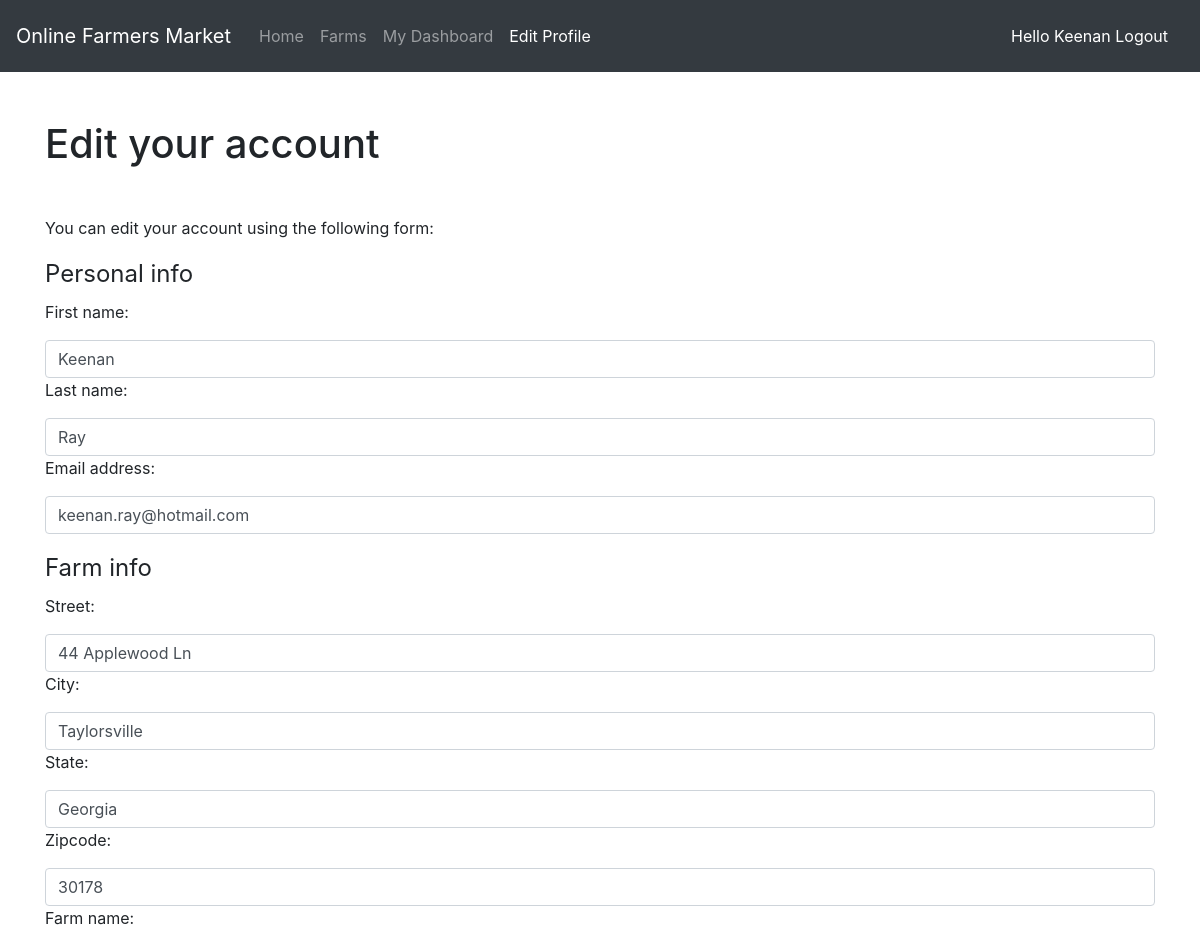
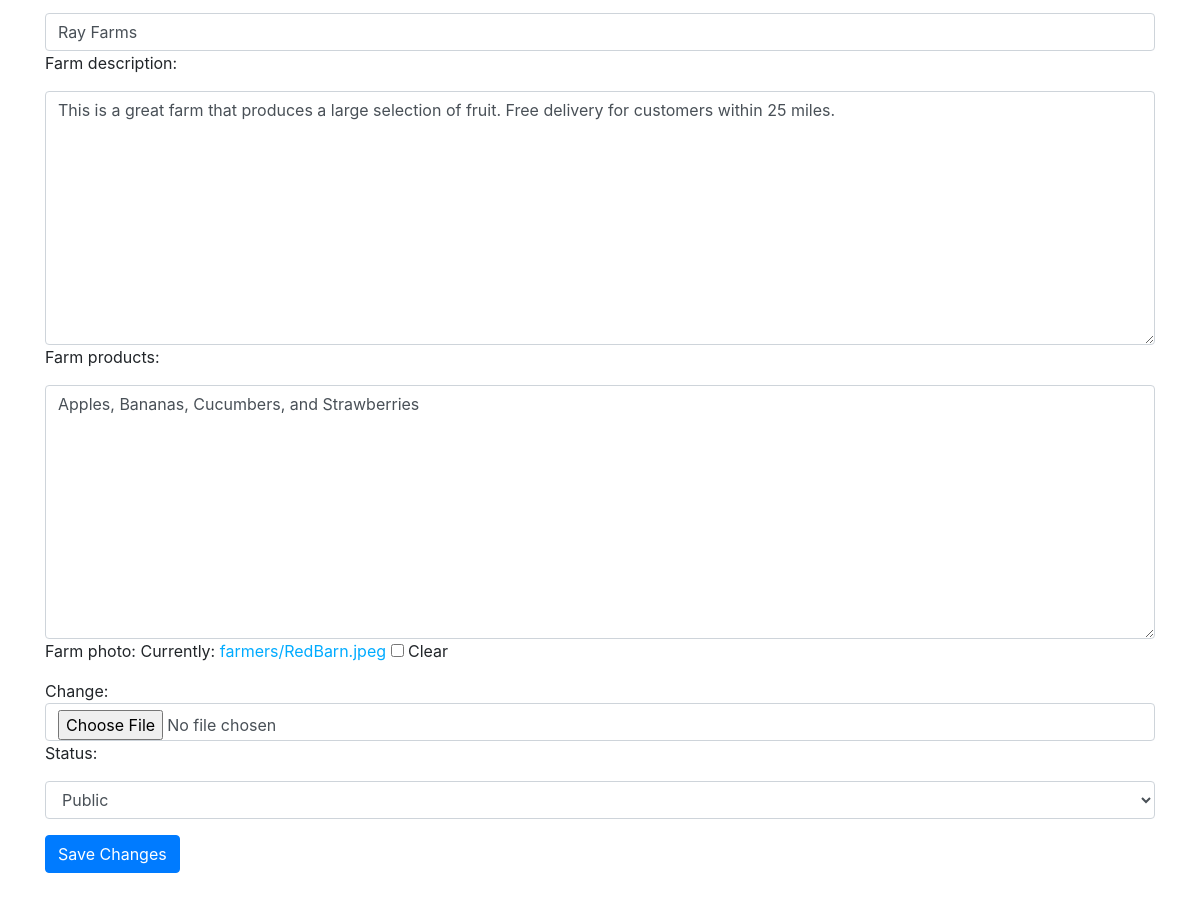
/account/edit_profile/ (signed in), run on the app's committed database (2 pictures, top to bottom).
### account/models.py (models this page shows, shortened)
class FarmerProfile(models.Model):
    STATUS_CHOICES = (
        ('not public', 'Not Public'),
        ('public', 'Public')
    )
    user = models.OneToOneField(
        settings.AUTH_USER_MODEL, on_delete=models.CASCADE)
    street = models.CharField(max_length=250)
    city = models.CharField(max_length=50)
    state = models.CharField(max_length=50)
    zipcode = models.CharField(max_length=8)
    farm_name = models.CharField(max_length=50)
    farm_description = models.TextField()
    farm_products = models.TextField()
    farm_photo = models.ImageField(upload_to='farmers/', blank=True)
    went_public = models.DateTimeField(default=timezone.now)
    status = models.CharField(
        max_length=10, choices=STATUS_CHOICES, default='not public')
    objects = models.Manager()
    is_public = PublicManager()
    class Meta:
        ordering = ('-went_public',)

### account/views.py (the view)
# urls.py: path('edit_profile/', views.edit_profile, name='edit')
@login_required
def edit_profile(request):
    if request.method == 'POST':
        user_form = UserEditForm(instance=request.user, data=request.POST)
        farmer_profile_form = FarmerProfileEditForm(
            instance=request.user.farmerprofile, data=request.POST, files=request.FILES)
        if user_form.is_valid() and farmer_profile_form.is_valid():
            user_form.save()
            farmer_profile_form.save()
            messages.success(request, 'Profile updated successfully')
        else:
            messages.error(request, 'Error updating your profile')
    else:
        user_form = UserEditForm(instance=request.user)
        farmer_profile_form = FarmerProfileEditForm(
            instance=request.user.farmerprofile)
    return render(request, 'account/edit_profile.html',
                  {
                      'user_form': user_form,
                      'farmer_profile_form': farmer_profile_form,
                      'section': 'edit_profile'
                  })

### account/forms.py
class UserEditForm(forms.ModelForm):
    class Meta:
        model = User
        fields = ('first_name', 'last_name', 'email')
        widgets = {
            'first_name': forms.TextInput(attrs={'class': 'form-control'}),
            'last_name': forms.TextInput(attrs={'class': 'form-control'}),
            'email': forms.EmailInput(attrs={'class': 'form-control'}),
        }

class FarmerProfileEditForm(forms.ModelForm):
    class Meta:
        model = FarmerProfile
        fields = ('street', 'city', 'state', 'zipcode', 'farm_name',
                  'farm_description', 'farm_products', 'farm_photo', 'status')
        widgets = {
            'street': forms.TextInput(attrs={'class': 'form-control'}),
            'city': forms.TextInput(attrs={'class': 'form-control'}),
            'state': forms.TextInput(attrs={'class': 'form-control'}),
            'zipcode': forms.TextInput(attrs={'class': 'form-control'}),
            'farm_name': forms.TextInput(attrs={'class': 'form-control'}),
            'farm_description': forms.Textarea(attrs={'class': 'form-control'}),
            'farm_products': forms.Textarea(attrs={'class': 'form-control'}),
            'farm_photo': forms.ClearableFileInput(attrs={'class': 'form-control'}),
            'status': forms.Select(attrs={'class': 'form-control'}),
        }

### account/templates/account/edit_profile.html (shortened to what this page needs)
{% extends 'account/base.html' %}
{%block content%}
<div class="container">
    <h1 class="my-5">Edit your account</h1>
    <p>You can edit your account using the following form:</p>
    <form method="POST" enctype="multipart/form-data">
        <fieldset>
            <legend>Personal info</legend>
                <div class="form-group md-w-75">
                    {% for field in user_form %}
                        <label for="">{{ field.label_tag }}</label>
                        {{ field }}
                    {% endfor %}
                </div>
        </fieldset>
        <fieldset >
            <legend>Farm info</legend>
                 <div class="form-group">
                    {% for field in farmer_profile_form %}
                     <label>{{ field.label_tag }}</label>
                        {{ field }}
                    {% endfor %}
        </fieldset>
        <button class="btn btn-primary mb-4">Save Changes</button>
    </form>
</div>
{% endblock %}

### account/templates/account/base.html (shortened to what this page needs)
{% load static %}
<!DOCTYPE html>
<html lang="en">
<head>
    <link rel="stylesheet" href="https://stackpath.bootstrapcdn.com/bootstrap/4.4.1/css/bootstrap.min.css"
>
   <link rel="stylesheet" href="{% static "base.css" %}">
</head>
<body>
   <nav class="navbar navbar-dark bg-dark navbar-expand-md">
    <a href="{% url 'index'%}" class="navbar-brand">Online Farmers Market</a>
        <div class="collapse navbar-collapse" id="navMenu">
        {% if request.user.is_authenticated %}
            <ul class="navbar-nav ml-1">
                <li class="nav-item {% if section == 'home' %} active {% endif %}">
                <a href="{% url "index" %}" class="nav-link">Home</a>
                </li>
                <li class="nav-item {% if section == 'farm_list' %} active {% endif %}">
                <a href="{% url "farmer_list" %}" class="nav-link">Farms</a>
                </li>
                <li class="nav-item {% if section == 'dashboard' %} active {% endif %}">
                <a href="{% url "dashboard" %}" class="nav-link">My Dashboard</a>
                </li>
                <li class="nav-item {% if section == 'edit_profile' %} active {% endif %}">
                <a href="{% url "edit" %}" class="nav-link">Edit Profile</a>
                </li>
            </ul>
            <span class="navbar-text ml-auto"><a href="{% url "logout" %}" class="nav-link">Hello {{ request.user.first_name }} Logout</a></span>
        {% endif %}
        </div>
    </nav>
    <div id="content">
        {% block content %}
        {% endblock %}
    </div>
</body>
</html>

### account/static/account/css/base.css (style rules this page uses)
a { color: #00abff; text-decoration: none; }

### data on the page
FarmerProfile: farmer_profile_form "44 Applewood Ln" "Taylorsville" "Georgia" "30178" "Ray Farms" "This is a great farm that produces a large selection of fruit. Free delivery for customers within 25 miles." "Apples, Bananas, Cucumbers, and Strawberries" "Public"

### other printed values
{{ request.user.first_name }} "Keenan"
{{ field.label_tag }} "First name:" "Last name:" "Email address:"
{{ field.label_tag }} "Street:" "City:" "State:" "Zipcode:" "Farm name:" "Farm description:" "Farm products:" "Farm photo:" "Status:"
